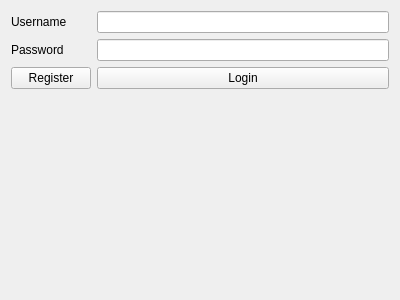
<?xml version="1.0" encoding="UTF-8"?>
<ui version="4.0">
 <class>Form</class>
 <widget class="QWidget" name="Form">
  <property name="geometry">
   <rect>
    <x>0</x>
    <y>0</y>
    <width>400</width>
    <height>300</height>
   </rect>
  </property>
  <property name="windowTitle">
   <string>Form</string>
  </property>
  <layout class="QFormLayout" name="formLayout_2">
   <item row="0" column="0" colspan="2">
    <layout class="QFormLayout" name="formLayout">
     <item row="0" column="0">
      <widget class="QLabel" name="label">
       <property name="text">
        <string>Username</string>
       </property>
      </widget>
     </item>
     <item row="0" column="1">
      <widget class="QLineEdit" name="usernameForm"/>
     </item>
     <item row="1" column="0">
      <widget class="QLabel" name="label_2">
       <property name="text">
        <string>Password</string>
       </property>
      </widget>
     </item>
     <item row="1" column="1">
      <widget class="QLineEdit" name="passwordForm">
       <property name="echoMode">
        <enum>QLineEdit::Password</enum>
       </property>
      </widget>
     </item>
     <item row="2" column="0">
      <widget class="QPushButton" name="registerButton">
       <property name="text">
        <string>Register</string>
       </property>
      </widget>
     </item>
     <item row="2" column="1">
      <widget class="QPushButton" name="loginButton">
       <property name="text">
        <string>Login</string>
       </property>
      </widget>
     </item>
    </layout>
   </item>
  </layout>
 </widget>
 <resources/>
 <connections/>
</ui>
